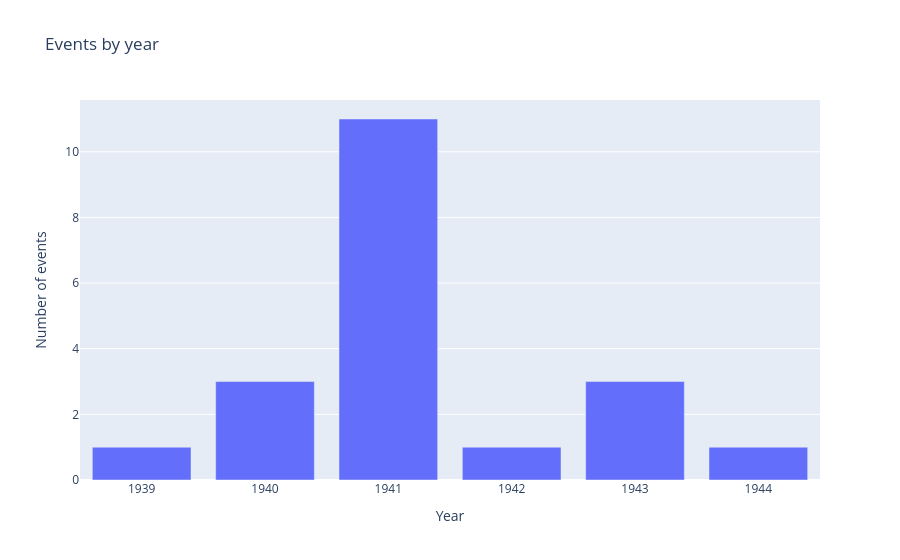

The code cell stored with this chart in its notebook:
### Code cell
by_year = concerts_df.dropna(subset=["year"]).astype({"year": int})
year_counts = by_year["year"].value_counts().sort_index().reset_index(name="count")
fig = px.bar(
    year_counts,
    x="year", y="count",
    title="Events by year",
    labels={"year": "Year", "count": "Number of events"},
)
fig.update_xaxes(type="category")
fig.show()

### Figure 1 — Plotly figure (JSON) as saved in the notebook; plotly's stock layout.template omitted (floating-point values rounded to 4 significant figures)
{"data": [{"hovertemplate": "Year=%{x}<br>Number of events=%{y}<extra></extra>", "legendgroup": "", "marker": {"color": "#636efa", "pattern": {"shape": ""}}, "name": "", "orientation": "v", "showlegend": false, "textposition": "auto", "type": "bar", "x": [1939, 1940, 1941, 1942, 1943, 1944], "xaxis": "x", "y": [1, 3, 11, 1, 3, 1], "yaxis": "y"}], "layout": {"barmode": "relative", "legend": {"tracegroupgap": 0}, "title": {"text": "Events by year"}, "xaxis": {"anchor": "y", "domain": [0, 1], "title": {"text": "Year"}, "type": "category"}, "yaxis": {"anchor": "x", "domain": [0, 1], "title": {"text": "Number of events"}}}}
